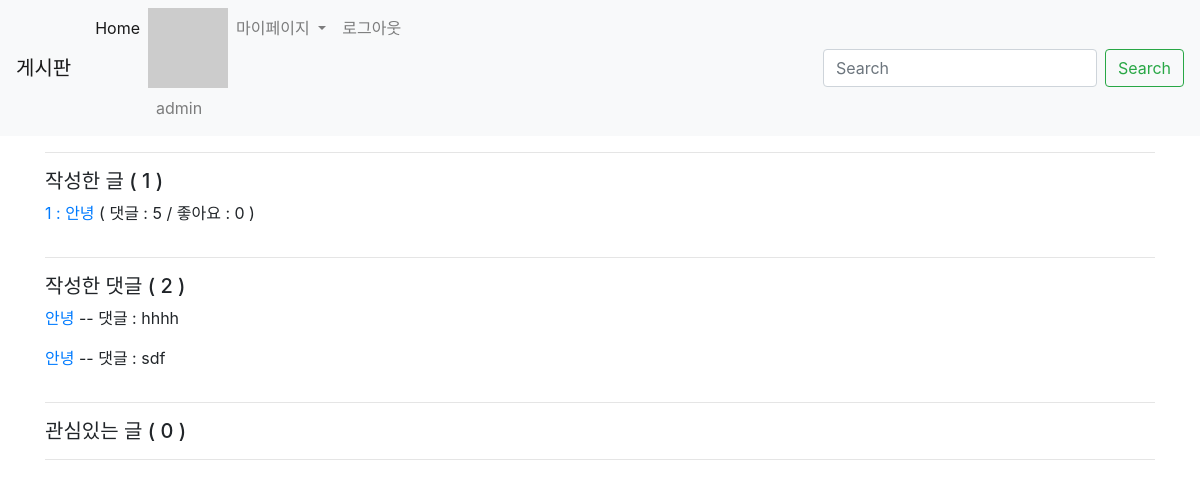
Page /accounts/1/profile/ (signed in) on the earlier database version.
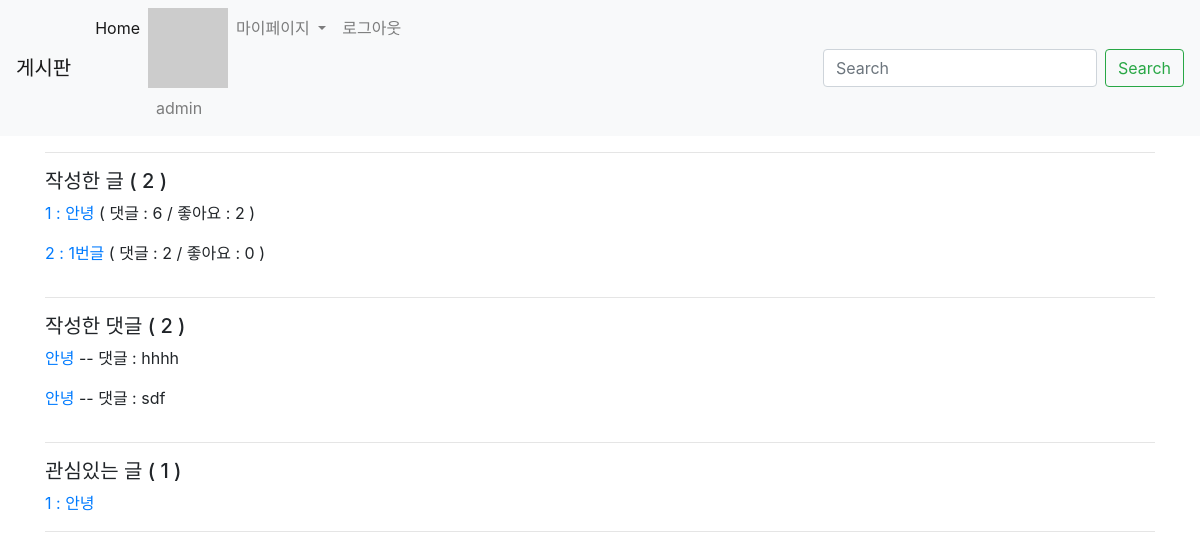
Same page on the later database version.
### accounts/models.py (models this page shows)
class User(AbstractUser):
    pass

### articles/models.py (models this page shows, shortened)
class Article(models.Model):
    title = models.CharField(max_length=10)
    content = models.TextField()
    image = models.ImageField(blank=True)
    image_thumbnail = ImageSpecField(
        processors=[ResizeToFit(300, 300)],
        format='JPEG',
        options={'quality': 80}
    )
    created_at = models.DateTimeField(auto_now_add=True)
    updated_at = models.DateTimeField(auto_now=True)
    user = models.ForeignKey(settings.AUTH_USER_MODEL, on_delete=models.CASCADE)    # 참조 : https://docs.djangoproject.com/en/2.2/topics/auth/customizing/
    like_users = models.ManyToManyField(settings.AUTH_USER_MODEL, related_name='like_articles', blank=True)
    unlike_users = models.ManyToManyField(settings.AUTH_USER_MODEL, related_name='unlike_articles', blank=True)

class Comment(models.Model):
    content = models.CharField(max_length=140)
    created_at = models.DateTimeField(auto_now_add=True)
    article = models.ForeignKey(Article, on_delete=models.CASCADE)
    user = models.ForeignKey(settings.AUTH_USER_MODEL, on_delete=models.CASCADE)

### accounts/views.py (the view)
# urls.py: path('<int:account_pk>/profile/', views.profile, name='profile'),
def profile(request, account_pk):
    User = get_user_model()
    user_profile = get_object_or_404(User, pk=account_pk)
    context = {
        'user_profile': user_profile
    }
    return render(request, 'accounts/profile.html', context)

### articles/templatetags/gravatar.py (called while the page is built)
@register.filter
def makehash(email):
    return 'https://www.gravatar.com/avatar/' + hashlib.md5(email.strip().lower().encode('utf-8')).hexdigest()

### accounts/templates/accounts/profile.html
{% extends 'articles/base.html' %}
{% block body %}
  <hr>
  {% if user_profile == user %}
    <h5>작성한 글 ( {{user_profile.article_set.count}} )</h5>
    {% for article in user_profile.article_set.all %}
      <a href="{% url 'articles:detail' article.pk %}" class="d-inline-block">{{article.pk}} : {{article.title}}</a>
      <p class="d-inline-block"> ( 댓글 : {{article.comment_set.count}}   / 좋아요 : {{article.like_users.all.count}} )</p><br>
    {% endfor %}
    <hr>
    <h5>작성한 댓글 ( {{user_profile.comment_set.count}} )</h5>
    {% for comment in user.comment_set.all %}
      <a href="{% url 'articles:detail' comment.article_id %}" class="d-inline-block">{{comment.article.title}}</a>
      <p class="d-inline-block"> -- 댓글 : {{comment.content}}</p>
      <br>
    {% endfor %}
    <hr>
    <h5>관심있는 글 ( {{user.like_articles.count}} )</h5>
    {% for article in user.like_articles.all %}
      <a href="{% url 'articles:detail' article.pk %}">{{article.pk}} : {{article.title}}</a>
      <br>
    {% endfor %}
    <hr>
  {% endif %}
{% endblock %}

### articles/templates/_navbar.html (shortened to what this page needs)
<nav class="navbar navbar-expand-lg navbar-light bg-light">
    <a class="navbar-brand" href="{% url 'articles:index' %}">게시판</a>
    <div class="collapse navbar-collapse" id="navbarSupportedContent">
      <ul class="navbar-nav mr-auto">
        <li class="nav-item active">
          <a class="nav-link" href="{% url 'articles:index' %}">Home <span class="sr-only">(current)</span></a>
        </li>
        {% if user.is_authenticated %}
        <li class="nav-item">
          {% load gravatar %}
          <img src="{{ user.email|makehash }}" alt="">
          <a class="nav-link"> {{user.username}}</a>
        </li>
        <li class="nav-item dropdown">
          <a class="nav-link dropdown-toggle" href="#" id="navbarDropdown" role="button" data-toggle="dropdown" aria-haspopup="true" aria-expanded="false">
            마이페이지
          </a>
        </li>
        <li class="nav-item">
          <a class="nav-link" href="{% url 'accounts:logout' %}"> 로그아웃</a>
        </li>
        {% endif %}
      </ul>
      <form class="form-inline my-2 my-lg-0">
        <input class="form-control mr-sm-2" type="search" placeholder="Search" aria-label="Search">
        <button class="btn btn-outline-success my-2 my-sm-0" type="submit">Search</button>
      </form>
    </div>
  </nav>

Differences in the rows shown:
changed User "admin": article_set.count "1" → "2"; like_articles.count "0" → "1"
now on one of the page's lists (row unchanged): Article: pk "1", title "안녕"
computed for Article "안녕": comment_set.count "5" → "6"; like_users.all.count "0" → "2"
added Article: pk "2", title "1번글", comment_set.count "2", like_users.all.count "0", shown under "작성한 글 ( 2 )"
